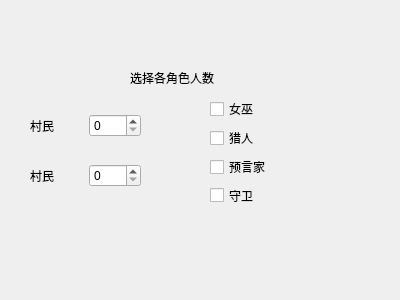
<?xml version="1.0" encoding="UTF-8"?>
<ui version="4.0">
 <class>newroom</class>
 <widget class="QDialog" name="newroom">
  <property name="geometry">
   <rect>
    <x>0</x>
    <y>0</y>
    <width>400</width>
    <height>300</height>
   </rect>
  </property>
  <property name="windowTitle">
   <string>Dialog</string>
  </property>
  <widget class="QLabel" name="label">
   <property name="geometry">
    <rect>
     <x>130</x>
     <y>70</y>
     <width>101</width>
     <height>16</height>
    </rect>
   </property>
   <property name="text">
    <string>选择各角色人数</string>
   </property>
  </widget>
  <widget class="QWidget" name="horizontalLayoutWidget">
   <property name="geometry">
    <rect>
     <x>30</x>
     <y>110</y>
     <width>111</width>
     <height>31</height>
    </rect>
   </property>
   <layout class="QHBoxLayout" name="horizontalLayout">
    <item>
     <widget class="QLabel" name="label_2">
      <property name="text">
       <string>村民</string>
      </property>
     </widget>
    </item>
    <item>
     <widget class="QSpinBox" name="spinBox"/>
    </item>
   </layout>
  </widget>
  <widget class="QWidget" name="horizontalLayoutWidget_3">
   <property name="geometry">
    <rect>
     <x>30</x>
     <y>160</y>
     <width>111</width>
     <height>31</height>
    </rect>
   </property>
   <layout class="QHBoxLayout" name="horizontalLayout_3">
    <item>
     <widget class="QLabel" name="label_4">
      <property name="text">
       <string>村民</string>
      </property>
     </widget>
    </item>
    <item>
     <widget class="QSpinBox" name="spinBox_3"/>
    </item>
   </layout>
  </widget>
  <widget class="QWidget" name="verticalLayoutWidget">
   <property name="geometry">
    <rect>
     <x>210</x>
     <y>100</y>
     <width>101</width>
     <height>104</height>
    </rect>
   </property>
   <layout class="QVBoxLayout" name="verticalLayout">
    <property name="spacing">
     <number>11</number>
    </property>
    <item>
     <widget class="QCheckBox" name="checkBox">
      <property name="text">
       <string>女巫</string>
      </property>
     </widget>
    </item>
    <item>
     <widget class="QCheckBox" name="checkBox_2">
      <property name="text">
       <string>猎人</string>
      </property>
     </widget>
    </item>
    <item>
     <widget class="QCheckBox" name="checkBox_4">
      <property name="text">
       <string>预言家</string>
      </property>
     </widget>
    </item>
    <item>
     <widget class="QCheckBox" name="checkBox_3">
      <property name="text">
       <string>守卫</string>
      </property>
     </widget>
    </item>
   </layout>
  </widget>
 </widget>
 <resources/>
 <connections/>
</ui>
